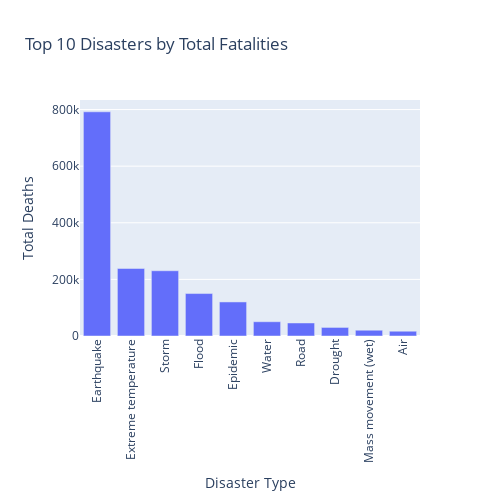

Here is the notebook cell this chart was saved with:
### Code cell
fig = px.bar(top_10_disasters, 
             x='Disaster Type', 
             y='Total Deaths', 
             title='Top 10 Disasters by Total Fatalities',
             labels={'Disaster Type': 'Disaster Type', 'Total Deaths': 'Total Deaths'})

fig.update_layout(xaxis_title="Disaster Type", 
                  yaxis_title="Total Deaths",
                  xaxis_tickangle=-90,
                  width=500, 
                  height=500)

### Figure 1 — Plotly figure (JSON) as saved in the notebook; plotly's stock layout.template omitted (floating-point values rounded to 4 significant figures)
{"data": [{"alignmentgroup": "True", "hovertemplate": "Disaster Type=%{x}<br>Total Deaths=%{y}<extra></extra>", "legendgroup": "", "marker": {"color": "#636efa", "pattern": {"shape": ""}}, "name": "", "offsetgroup": "", "orientation": "v", "showlegend": false, "textposition": "auto", "type": "bar", "x": ["Earthquake", "Extreme temperature", "Storm", "Flood", "Epidemic", "Water", "Road", "Drought", "Mass movement (wet)", "Air"], "xaxis": "x", "y": [792032, 238555, 230495, 149966, 120325, 50416, 45990, 30272, 20380, 16844], "yaxis": "y"}], "layout": {"barmode": "relative", "height": 500, "legend": {"tracegroupgap": 0}, "title": {"text": "Top 10 Disasters by Total Fatalities"}, "width": 500, "xaxis": {"anchor": "y", "autorange": true, "domain": [0, 1], "range": [-0.5, 9.5], "tickangle": -90, "title": {"text": "Disaster Type"}, "type": "category"}, "yaxis": {"anchor": "x", "autorange": true, "domain": [0, 1], "range": [0, 833700.0], "title": {"text": "Total Deaths"}, "type": "linear"}}}
